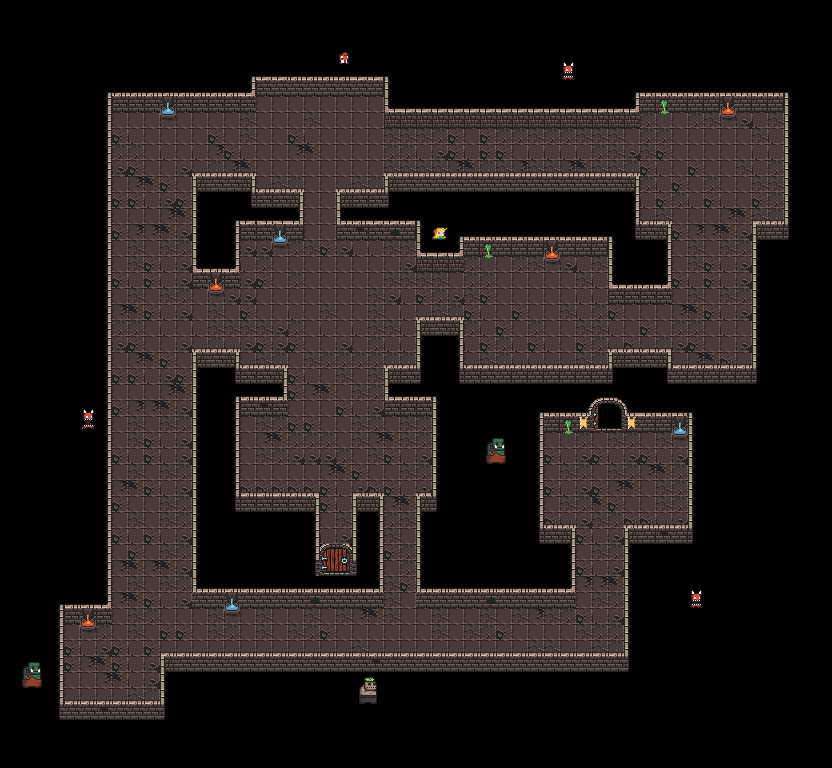

Rendered tile map (Tiled .tmx) drawn with the repository's tilesets; below, a short description and the map source with its tile grids summarised:
An orthogonal 52x48 tile map with 16x16 px tiles, 4 tile layers (play, walls, exit, background people).

<map version="1.5" tiledversion="1.6.0" orientation="orthogonal" renderorder="right-down" width="52" height="48" tilewidth="16" tileheight="16" infinite="0" nextlayerid="7" nextobjectid="1">
 <tileset firstgid="1" source="Dungeon.tsx" />
 <layer id="2" name="play" width="52" height="48">
  <data>[2496 cells, 868 non-empty, 11 distinct tile ids]</data>
 </layer>
 <layer id="1" name="walls" width="52" height="48">
  <data>[2496 cells, 604 non-empty, 35 distinct tile ids]</data>
 </layer>
 <layer id="5" name="exit" width="52" height="48">
  <data>[2496 cells, 6 non-empty, 6 distinct tile ids]</data>
 </layer>
 <layer id="6" name="background people" width="52" height="48">
  <data>[2496 cells, 24 non-empty, 17 distinct tile ids]</data>
 </layer>
</map>
